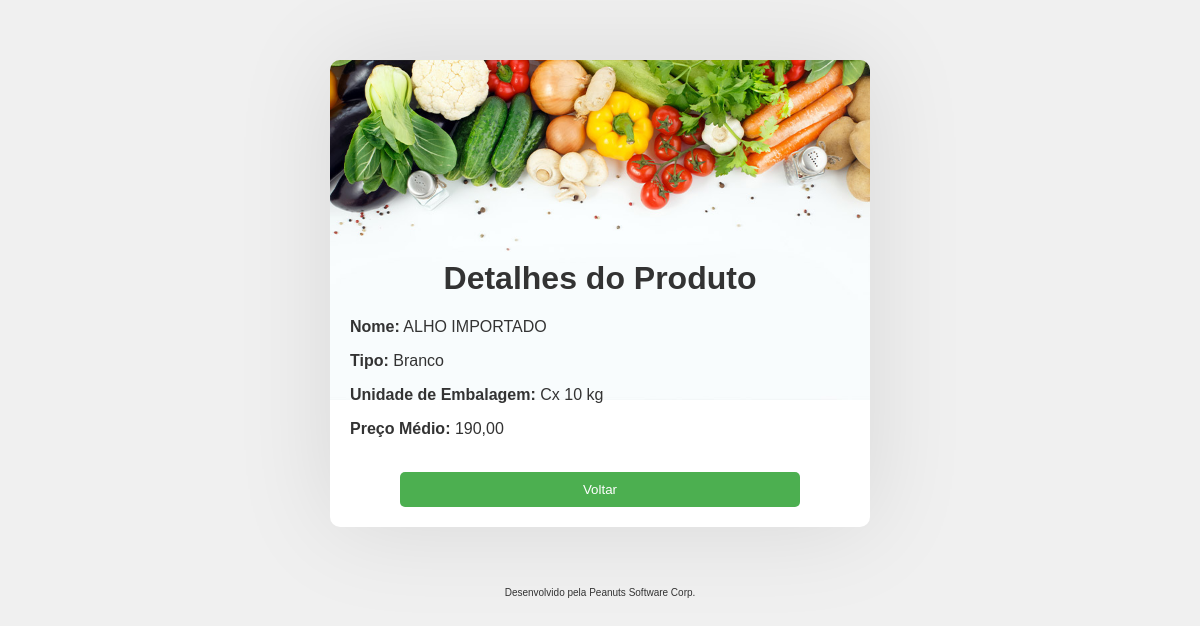
The page /produto/160 on the database as committed earlier.
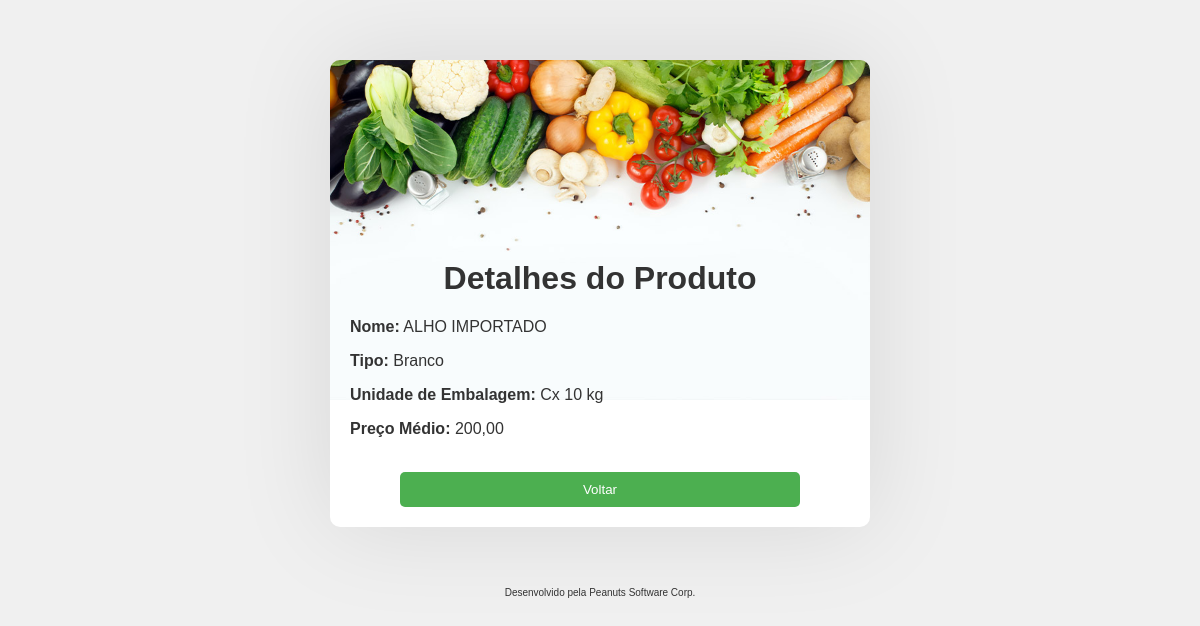
The same page on the database as committed later.
### run.py (models this page shows)
class Produto(db.Model):
    id = db.Column(db.Integer, primary_key=True)
    nome = db.Column(db.String(255))
    tipo = db.Column(db.String(50))
    unidade_embalagem = db.Column(db.String(50))
    modal = db.Column(db.String(50))

### run.py (the view)
@app.route('/produto/<int:produto_id>')
def detalhes_produto(produto_id):
    produtos = Produto.query.all()
    produto = Produto.query.get(produto_id)
    return render_template('detalhes_produto.html', produto=produto, produtos=produtos)

### templates/detalhes_produto.html (shortened to what this page needs)
<!DOCTYPE html>
<html>
<head>
</head>
<body>
    <div class="main">
        <h1>Detalhes do Produto</h1>
        <p><strong>Nome:</strong> {{ produto.nome }}</p>
        <p><strong>Tipo:</strong> {{ produto.tipo }}</p>
        <p><strong>Unidade de Embalagem:</strong> {{ produto.unidade_embalagem }}</p>
        <p><strong>Preço Médio:</strong> {{ produto.modal }}</p><br>
        <div id="voltar-btn">
            <a href="/"><button>Voltar</button></a>
        </div>
    </div>
    <footer>
        <p>Desenvolvido pela Peanuts Software Corp.</p>
    </footer>
</body>
</html>

Rows that differ between the two databases and show on the page:
changed Produto "ALHO IMPORTADO": modal "190,00" → "200,00"
